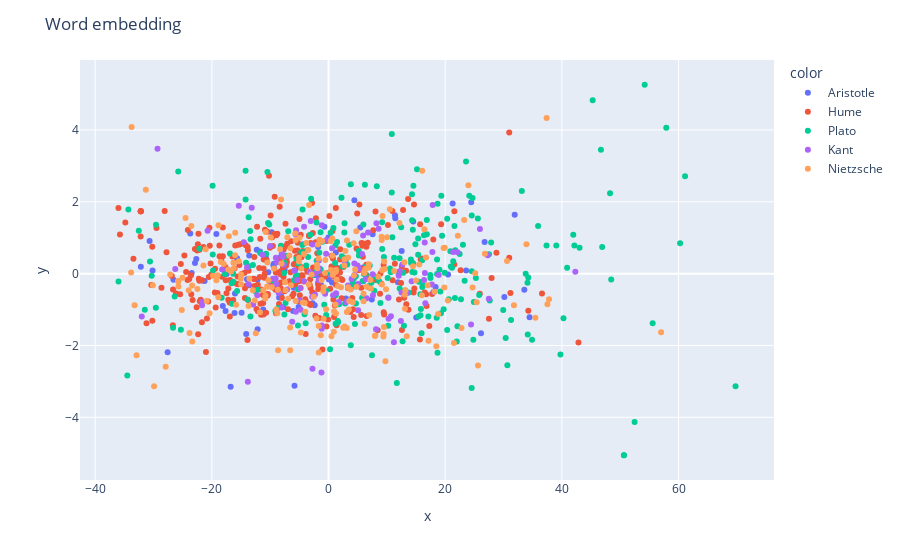

Notebook source saved alongside this figure:
### Code cell
# Building your own #2

word2vec_model = Word2Vec(sentences=philo_df.tok_lem_sentence.values, window=5, min_count = 1, workers = 8, vector_size=300)
word2vec_model.build_vocab(philo_df.tok_lem_sentence.values)
word2vec_model.train(philo_df.tok_lem_sentence.values, total_examples=word2vec_model.corpus_count, epochs=10)

# print(word2vec_model.wv)
# word2vec_model.wv.intersect_word2vec_format(path_to_corpus, lockf=0.0,binary=True)
# word2vec_model.save('my_gensim_word2vec.bin')

list_vect, list_sent, list_aut = generate_embedding_mat(word2vec_model.wv, sub_df)
y = decompose_embed(list_vect)
show_embedding(y, list_aut, list_sent)

### Figure 1 — Plotly figure (JSON) as saved in the notebook; plotly's stock layout.template omitted (floating-point values rounded to 4 significant figures; data arrays with more than 128 entries replaced by an {"elided": "..."} marker saying what was removed)
{"data": [{"customdata": {"elided": "88 rows, 717 str values in total"}, "hovertemplate": "color=Aristotle<br>x=%{x}<br>y=%{y}<br>sentence=%{customdata[0]}<extra></extra>", "legendgroup": "Aristotle", "marker": {"color": "#636efa", "symbol": "circle"}, "mode": "markers", "name": "Aristotle", "orientation": "v", "showlegend": true, "type": "scatter", "x": [33.56, 0.5879, -12.31, -23.46, -21.61, -8.128, -21.24, 5.449, -12.16, -7.521, -2.184, -7.757, 5.938, -5.741, 7.42, -11.46, -13.97, 12.54, -10.33, -9.46, 15.04, -5.132, -9.315, -16.78, -13.62, 0.04953, 1.257, 2.983, -1.262, 24.46, 18.35, 11.44, -17.64, 4.433, -27.58, -9.739, -13.59, -2.75, -17.62, 11.38, -26.58, -11.74, -22.66, 21.27, -9.358, -32.17, 5.93, 30.14, -30.16, -17.78, -2.097, 23.59, -16.04, -30.67, -11.2, -19.23, 20.49, -4.407, -8.148, -8.475, 26.75, -16.11, -8.869, -6.078, 34.46, -0.01599, 31.91, 11.9, -5.832, -22.89, 7.554, -15.69, -0.7074, -2.371, -10.75, -14.9, -5.959, 14.51, 26.14, 1.421, -1.781, -1.625, -17.48, -23.7, -1.775, -14.11, -12.16, -18.12], "xaxis": "x", "y": [-0.4479, -0.2495, 0.6629, 0.01791, -0.1888, -0.6285, -0.2077, 1.287, -0.1609, 0.1103, 0.1473, -0.9311, 0.1739, 0.09317, -0.7214, -1.12, -0.1538, 0.6299, 0.03644, 0.2378, -1.22, -0.9258, 0.1568, -3.146, -0.3203, -0.1602, 0.5855, -0.6945, -0.3244, 1.988, -0.3722, 1.54, -1.037, 2.042, -2.189, 1.154, 0.5018, -0.8212, 0.1182, 1.624, -0.1675, 0.6185, 0.4087, 1.952, 0.2722, 0.1894, -0.2099, -0.6472, 0.08897, 0.171, -0.04756, 0.08415, -0.5561, 0.9066, -1.0, 1.105, -0.02683, 0.8204, 0.475, -0.6623, 0.883, -1.092, 0.02881, -1.038, -1.215, 1.004, 1.642, -0.2421, -3.119, 0.2996, 1.098, 0.4275, 1.303, -0.8806, 0.4537, -1.092, -0.3896, 1.451, -1.66, 0.1654, -0.254, -0.08616, -0.01117, 1.118, 0.743, -1.683, -1.545, -0.9032], "yaxis": "y"}, {"customdata": {"elided": "326 rows, 2877 str values in total"}, "hovertemplate": "color=Hume<br>x=%{x}<br>y=%{y}<br>sentence=%{customdata[0]}<extra></extra>", "legendgroup": "Hume", "marker": {"color": "#EF553B", "symbol": "circle"}, "mode": "markers", "name": "Hume", "orientation": "v", "showlegend": true, "type": "scatter", "x": {"elided": "326 float values"}, "xaxis": "x", "y": {"elided": "326 float values"}, "yaxis": "y"}, {"customdata": {"elided": "256 rows, 1732 str values in total"}, "hovertemplate": "color=Plato<br>x=%{x}<br>y=%{y}<br>sentence=%{customdata[0]}<extra></extra>", "legendgroup": "Plato", "marker": {"color": "#00cc96", "symbol": "circle"}, "mode": "markers", "name": "Plato", "orientation": "v", "showlegend": true, "type": "scatter", "x": {"elided": "256 float values"}, "xaxis": "x", "y": {"elided": "256 float values"}, "yaxis": "y"}, {"customdata": {"elided": "111 rows, 1059 str values in total"}, "hovertemplate": "color=Kant<br>x=%{x}<br>y=%{y}<br>sentence=%{customdata[0]}<extra></extra>", "legendgroup": "Kant", "marker": {"color": "#ab63fa", "symbol": "circle"}, "mode": "markers", "name": "Kant", "orientation": "v", "showlegend": true, "type": "scatter", "x": [-1.625, -2.75, -13.74, 4.962, 12.51, 16.37, 24.42, -3.046, -4.889, 18.89, 16.48, 7.609, 27.28, -5.592, 6.358, 1.287, 3.015, -7.885, -1.214, -14.52, -18.24, -3.216, 21.37, -21.69, 0.7833, 7.555, -6.231, 18.0, 10.7, -13.95, -1.701, -2.753, 11.21, -1.662, -0.5857, -9.024, 12.4, -2.387, -1.161, 3.34, -5.561, 5.267, -29.32, -0.324, -13.16, -10.24, -9.538, -1.425, 22.11, -4.2, 12.65, 4.455, -10.01, -1.155, 14.25, -5.904, 17.72, -8.012, -5.384, 25.95, -11.32, 0.5973, -8.816, 13.45, -15.38, 42.3, -4.191, -8.544, -7.689, 8.212, 8.584, -9.06, 16.51, -4.773, 12.03, -32.02, 5.064, 5.927, 12.18, -0.4153, -20.73, 8.141, 0.4969, -1.678, 5.741, -7.092, -5.634, 27.48, -12.22, 16.59, 4.424, -21.71, 6.78, -8.002, 10.3, -4.95, 17.8, -26.27, -2.33, 6.537, 2.832, 17.85, 3.958, -13.83, 1.757, -2.796, -12.92, 10.25, -1.155, -8.957, 5.073], "xaxis": "x", "y": [0.1515, 0.812, -0.2887, 0.2251, -0.5262, -0.1769, -1.418, 1.463, -0.4067, -0.03615, 0.8637, -0.6033, 0.5126, -1.06, -0.1589, -0.5465, -0.7935, 0.4681, -2.75, 0.8762, 0.1132, 0.04875, 0.6026, -0.8825, -0.6038, -0.01553, -1.336, -0.514, -1.187, 0.1789, 0.07134, -2.65, -1.908, 0.3689, -0.5587, 0.4399, -1.319, -0.009156, -1.536, -0.3313, 1.211, 0.139, 3.476, 0.9353, 1.835, -0.3475, -0.1443, -0.1913, 0.5958, -0.2133, 0.2527, -0.03804, 0.7677, -1.441, -0.2094, 0.07906, -0.3024, 0.5696, -0.1764, 1.24, 0.525, 0.7046, 0.3141, -0.5384, 1.892, 0.05491, 1.305, -0.5364, 0.2448, 1.406, 1.25, -0.1375, 0.0151, -1.008, -0.0555, -1.195, -0.2855, 1.061, 0.06592, 0.5527, 1.192, -1.548, -0.04827, -0.1779, 0.5467, -0.4416, 1.09, -0.6991, -0.6002, -0.8227, 0.2809, -0.7873, 1.148, -0.9412, -1.256, -0.7433, 0.6015, 0.1279, -0.5872, -0.6866, 0.3011, 1.913, -0.1518, -3.012, -0.7913, -0.6401, -0.8575, -0.6721, 1.35, -0.2863, -1.02], "yaxis": "y"}, {"customdata": {"elided": "216 rows, 1751 str values in total"}, "hovertemplate": "color=Nietzsche<br>x=%{x}<br>y=%{y}<br>sentence=%{customdata[0]}<extra></extra>", "legendgroup": "Nietzsche", "marker": {"color": "#FFA15A", "symbol": "circle"}, "mode": "markers", "name": "Nietzsche", "orientation": "v", "showlegend": true, "type": "scatter", "x": {"elided": "216 float values"}, "xaxis": "x", "y": {"elided": "216 float values"}, "yaxis": "y"}], "layout": {"legend": {"title": {"text": "color"}, "tracegroupgap": 0}, "margin": {"t": 60}, "title": {"text": "Word embedding"}, "xaxis": {"anchor": "y", "domain": [0, 1], "title": {"text": "x"}}, "yaxis": {"anchor": "x", "domain": [0, 1], "title": {"text": "y"}}}}
